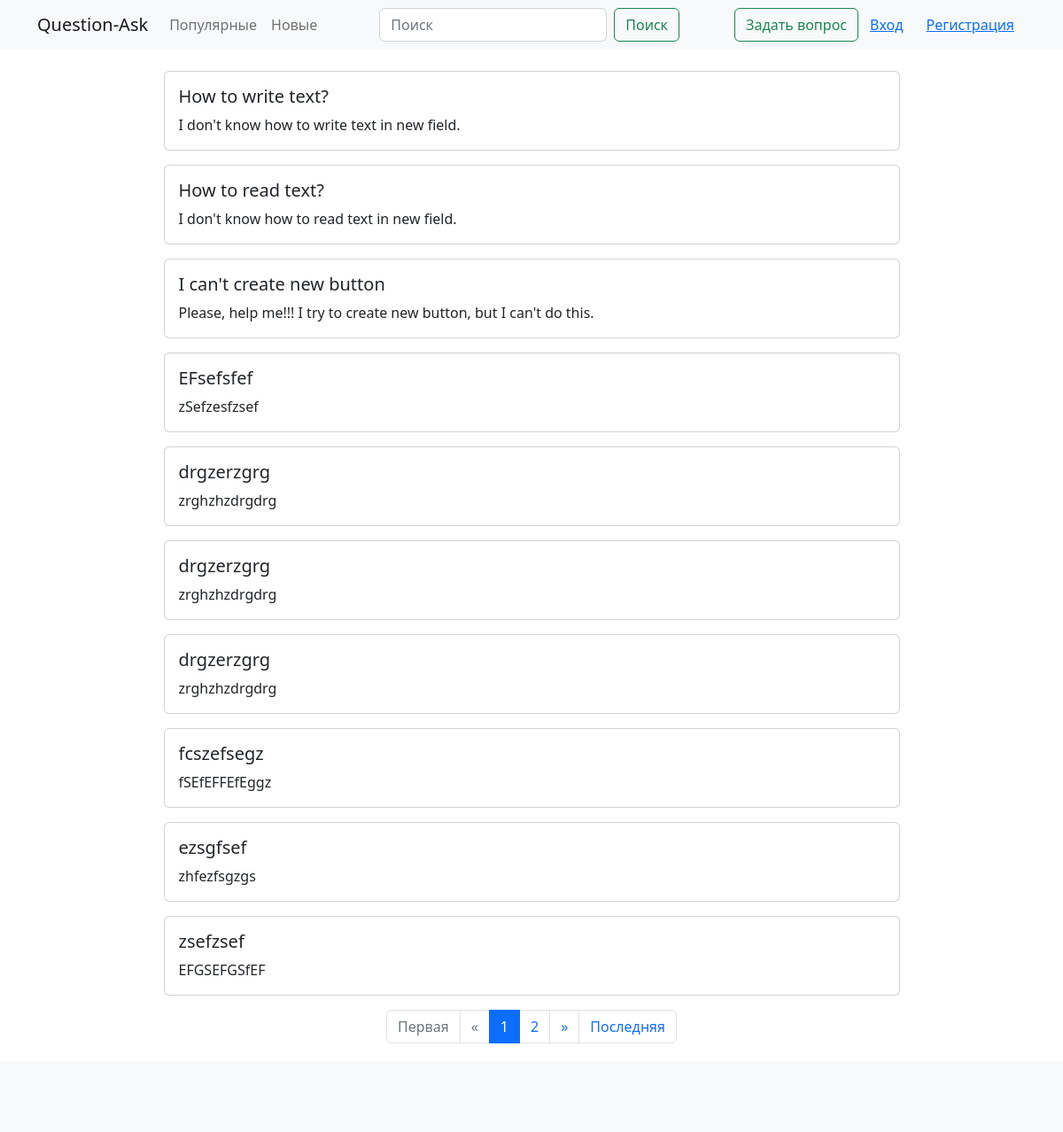
The page / on the database its author committed.
### qa/models.py (models this page shows, shortened)
class Question(models.Model):
    objects = QuestionManager()
    title = models.CharField(max_length=255)
    text = models.TextField()
    added_at = models.DateTimeField(blank=True, auto_now_add=True)
    rating = models.IntegerField(default=0)
    author = models.ForeignKey(User, on_delete=models.CASCADE)
    likes = models.ManyToManyField(User, related_name='question_like_user')

### qa/views.py (the view)
# urls.py: path('', views.IndexView.as_view(), name='index'),
class IndexView(generic.ListView):
    template_name = 'index.html'
    paginate_by = 10
    model = Question
    def get_queryset(self):
        return Question.objects.all()

### qa/templates/index.html (shortened to what this page needs)
{% extends 'block/base.html' %}
{% block content %}
<div class="container">
    <div class="row justify-content-center">
        <div class="col-lg-9">
            {% for question in page_obj %}
            {% include 'block/question_obj.html' %}
            {% endfor %}
            {% include 'block/pagination.html' %}
        </div>
    </div>
</div>
{% endblock %}

### qa/templates/block/question_obj.html
<a class="card text-decoration-none text-reset my-3" href="{% url 'qa:question' question.id %}">
    <div class="card-body">
        <h5 class="card-title">{{ question.title }}</h5>
        <p class="card-text">{{ question.text }}</p>
    </div>
</a>

### rows shown on the page
Question: title "How to write text?", text "I don't know how to write text in new field."
Question: title "How to read text?", text "I don't know how to read text in new field."
Question: title "I can't create new button", text "Please, help me!!! I try to create new button, but I can't do this."
Question: title "EFsefsfef", text "zSefzesfzsef"
Question: title "drgzerzgrg", text "zrghzhzdrgdrg"
Question: title "drgzerzgrg", text "zrghzhzdrgdrg"
Question: title "drgzerzgrg", text "zrghzhzdrgdrg"
Question: title "fcszefsegz", text "fSEfEFFEfEggz"
Question: title "ezsgfsef", text "zhfezfsgzgs"
Question: title "zsefzsef", text "EFGSEFGSfEF"

### other values the page prints
{{ p }} "1" "2"
